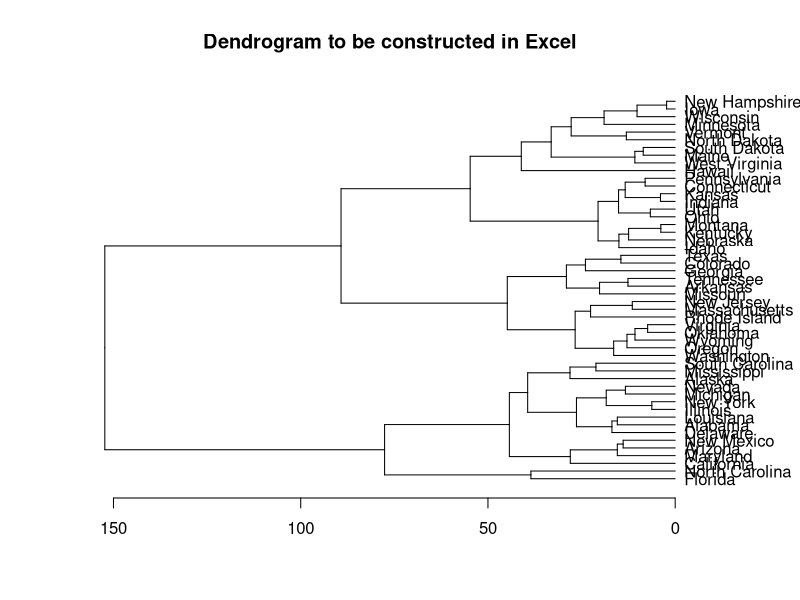

This chart was generated by the following R code: (Note: this script raises an error after producing the figure.)

library(openxlsx)
library(graphics)

# set plot margins 
par(mar = par("mar") + c(0,0,0,3))

# load data into memory
data(USArrests)

# create clustering object
hc <- hclust(dist(USArrests), "ave")

# plot to be genrated in Excel
plot(as.dendrogram(hc),horiz=T, main = "Dendrogram to be constructed in Excel")

# inspect object
str(hc)

 
### code to write hc object to Excel

wb <- createWorkbook(creator    = "Maarten"
                     , title    = "Demo recreate R dendrogram"
                     , subject  = "coding R"
                     , category = "coding")


addWorksheet(wb , "hc", tabColour = "yellow")
writeData(wb, "hc", x = hc$merge, startCol = 1, startRow = 1)
writeData(wb, "hc", x = "merge_1", startCol = 1, startRow = 1)
writeData(wb, "hc", x = "merge_2", startCol = 2, startRow = 1)

addWorksheet(wb , "hc", tabColour = "yellow")
writeData(wb, "hc", x = hc$height, startCol = 3, startRow = 2)
writeData(wb, "hc", x = "height", startCol = 3, startRow = 1)

addWorksheet(wb , "hc", tabColour = "yellow")
writeData(wb, "hc", x = hc$order, startCol = 4, startRow = 2)
writeData(wb, "hc", x = "order", startCol = 4, startRow = 1)

addWorksheet(wb , "hc", tabColour = "yellow")
writeData(wb, "hc", x = hc$labels, startCol = 5, startRow = 2)
writeData(wb, "hc", x = "labels", startCol = 5, startRow = 1)

addWorksheet(wb , "hc", tabColour = "yellow")
writeData(wb, "hc", x = hc$method, startCol = 6, startRow = 2)
writeData(wb, "hc", x = "method", startCol = 6, startRow = 1)

addWorksheet(wb , "hc", tabColour = "yellow")
writeData(wb, "hc", x = hc$dist.method, startCol = 7, startRow = 2)
writeData(wb, "hc", x = "dist_method", startCol = 7, startRow = 1)

## Save workbook to working directory
saveWorkbook(wb, file = "c:/temp/hc_excel_created.xlsx", overwrite = TRUE) 


